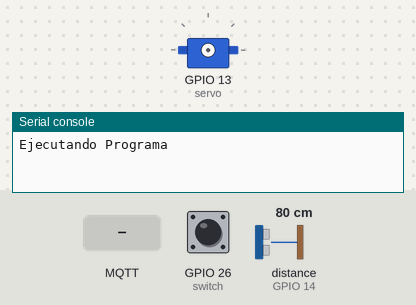
Bench run of a program on a simulated ESP32 board running MicroPython. On the bench: servo, the last lines printed to the serial console. The test bench sets the inputs (shaded band); at power-on: GPIO 26 (switch) HIGH, distance to the obstacle (sensor on GPIO 14) 80 cm. The echo pulse lasts 58.3 µs per cm; WiFi joins after 1.5 s; no MQTT or app messages arrive unless stated; servo angles are drawn from the pulse width (0.5 ms = 0°, 2.5 ms = 180°); library files of the repository ran but are not shown: hcsr04.py.

Above: at 0.1 s.
At 14.6 s:
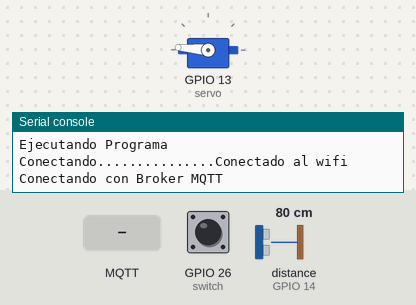
14.7 s: GPIO 26 (switch) pulled LOW for 1 s
At 16.7 s:
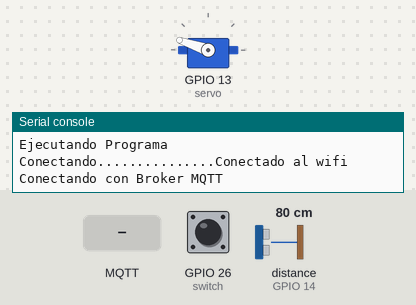
18.2 s: MQTT message "estado actual" arrives on the first subscribed topic
22.9 s: MQTT message "estado" arrives on the first subscribed topic
26.9 s: MQTT message "Control Total" arrives on the first subscribed topic
Timing chart, 0 to 29.9 s (numbered marks = the images above; inputs shaded):
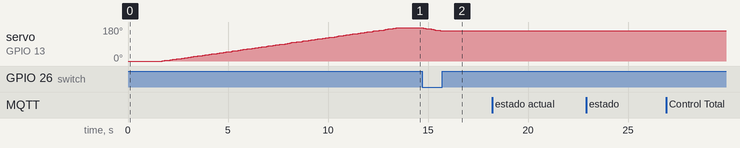

The program:

microControlador.py
```python
import machine, time, network
from hcsr04 import HCSR04
from umqtt.simple import MQTTClient
from machine import Pin, PWM, Timer

print("Ejecutando Programa")

# ===========================
# VARIABLES
# ===========================
# Switch
switch = Pin(26,Pin.IN,Pin.PULL_UP)

# Servo
servo = PWM(Pin(13,Pin.OUT),freq=50)
estado_servo = "Control Total"
direccion = 0
velocidad = 0.06

#Ultrasonido
ultrasonido=HCSR04(trigger_pin=12,echo_pin=14)
distancia_inicial = []

# MQTT
mqtt_server = "io.adafruit.com"
port=1883
topic_1 = "/feeds/radar-slash-recibo-del-esp"
topic_2 = "/feeds/radar-slash-envio-al-esp"
user = ''
password = ''
client_id = 'ESP32'
clientMQTT = MQTTClient(client_id,mqtt_server,user=user,password=password,port=int(port))

# ===========================
# FUNCIONES PREDETERMINADAS
# ===========================
def conectarse_wifi():
    ssid = ""
    password = ""

    sta_if = network.WLAN(network.STA_IF)
    sta_if.active(True)
    sta_if.connect(ssid,password)

    print("Conectando", end="")
    while not sta_if.isconnected():
        print(".", end="")
        time.sleep(0.1)
    print("Conectado al wifi")

def enviar_mensaje_mqtt(msg):
    try:
        clientMQTT.publish(topic_1,msg)
    except Exception as e:
        print("Error al enviar mensaje:", e)

def recibo_mensaje_mqtt(topic,msg):
    msg = msg.decode('utf-8')

    definir_estado(msg)
    # Peticion para preguntar en que estado se encuentra el dispositivo
    if msg.lower() == "estado actual":
        enviar_mensaje_mqtt("estado:"+estado_servo)
    print(msg)

def conectarse_mqtt():
    try:
        clientMQTT.set_callback(recibo_mensaje_mqtt)
        clientMQTT.connect()
        clientMQTT.subscribe(topic_2)
        print("Conectando con Broker MQTT")
    except OSError as e:
        print("Error conexión, reiniciando")
        time.sleep(5)
        machine.reset()

def checkeo_msg(timer):
    try:
        clientMQTT.check_msg()
    except OSError as e:
        print("Error", e)
        time.sleep(5)
        machine.reset()

# ===========================
# FUNCIONES LOGICAS
# ===========================

def definir_estado(msg):
    global estado_servo
    # estado:Control Angulo Fijo=156
    if "estado" in msg and ("Control Total" in msg or "Deshabilitar" in msg or "Control Angulo Fijo" in msg):
        estado_servo = msg[7:]
        enviar_mensaje_mqtt("estado:"+estado_servo)
        enviar_mensaje_mqtt("radar:"+('0'*181))

def calcular_distancia_inicial():
    global distancia_inicial

    for i in range(0,181):
        servo.duty(round(i/1.8+25))
        time.sleep(velocidad)
        distancia = round(ultrasonido.distance_cm())
        distancia_inicial.append((distancia))
    # Vemos la distancia inicial que hay en el area y guardamos los datos en un array con la distancia en cm en cada grado que se encuentra

def detectar_movimiento(angulo):
    global distancia_inicial

    servo.duty(round(angulo/1.8+25))
    time.sleep(velocidad)
    distancia = round(ultrasonido.distance_cm())
    movimiento = '1' if abs(distancia - distancia_inicial[angulo]) >= 30 else '0'
    # Comparamos la distancia inicial con la actual, si hubo una diferencia mayor igual que 10 la tomamos como movimiento
    distancia_inicial[angulo] = distancia
    # La nueva distancia obtenida la remplazamos con los datos obtenidos en el primer giro

    if(int(movimiento)):
        print("Movimiento Detectado")
    return movimiento #retorna 1 si vio movimiento o 0 si no lo hubo

def angulo_rotando():
    global direccion

    radar = ""

    if direccion:
        for i in range(0,181):
            radar += detectar_movimiento(i)
            """
            La funcion de detectar movimiento devuelve 1 si lo hubo o 0 si no.
            Unimos todos los bits obtenidos desde el angulo 0 a 180 en una cadena, y la posicion del bit dentro de la cadena indica el angulo
            """
            if estado_servo != "Control Total" or switch.value(): return
        direccion = 0
    else:
        for i in range(180,-1,-1):
            radar += detectar_movimiento(i)
            if estado_servo != "Control Total" or switch.value(): return
        radar = ''.join(reversed(radar))
        direccion = 1

    #if '1' in radar:
    enviar_mensaje_mqtt("radar:"+radar)
    # Solo se envia si encontro movimiento

def angulo_fijo():
    angulo=int(estado_servo[20:])
    movimiento = detectar_movimiento(angulo)
    if int(movimiento):
        enviar_mensaje_mqtt("radar_fijo:"+movimiento)
        time.sleep(1)

# ===========================
# MAIN
# ===========================

conectarse_wifi()
conectarse_mqtt()
calcular_distancia_inicial()

# Timer permite repetir una funcion cada X tiempo, en este caso chequear mensajes nuevos.
#La modificacion del estado es automatica
Timer(1).init(mode=Timer.PERIODIC, period=4000, callback=checkeo_msg)

while True:
    if not switch.value():
        if "Control Total" in estado_servo:
            angulo_rotando()
        elif "Control Angulo Fijo" in estado_servo:
            angulo_fijo()
```

Measured:
- after the input at 14.7 s, servo on GPIO 13 (servo): moves from 175° to 161° over 0.85 s, starting after 0.07 s
